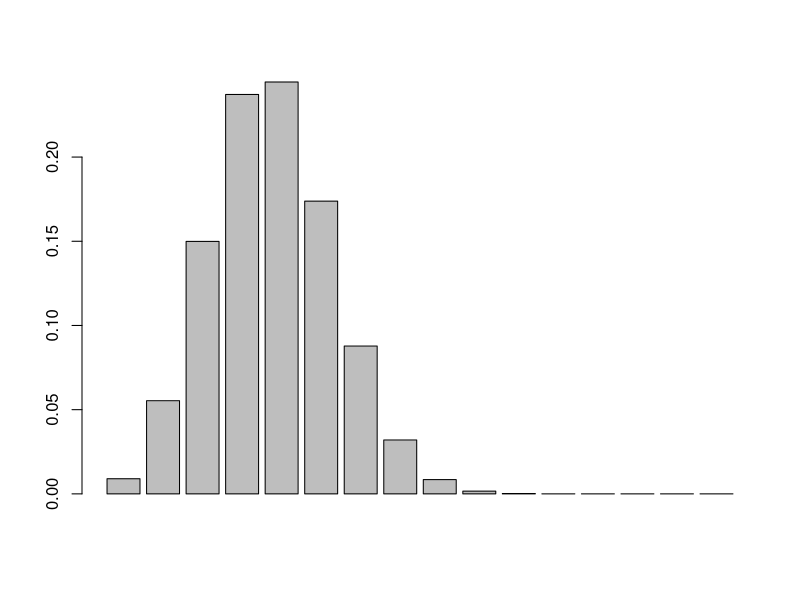
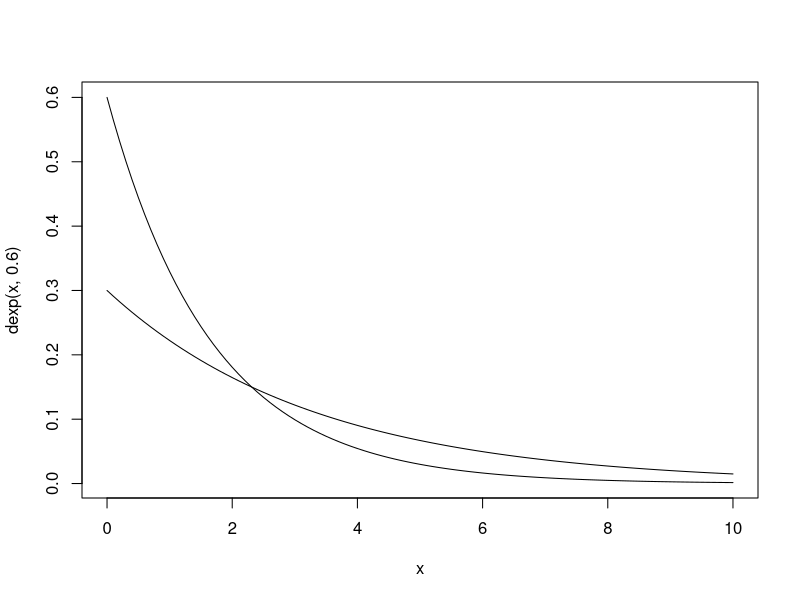
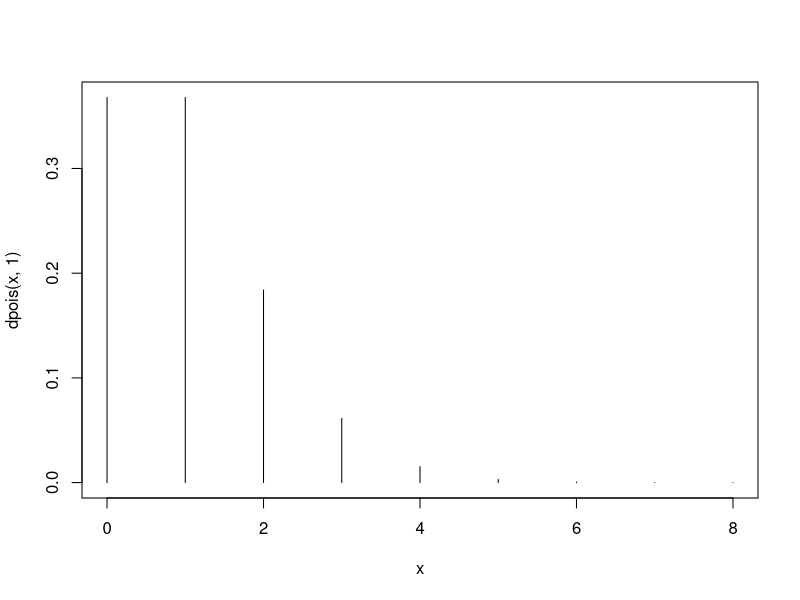
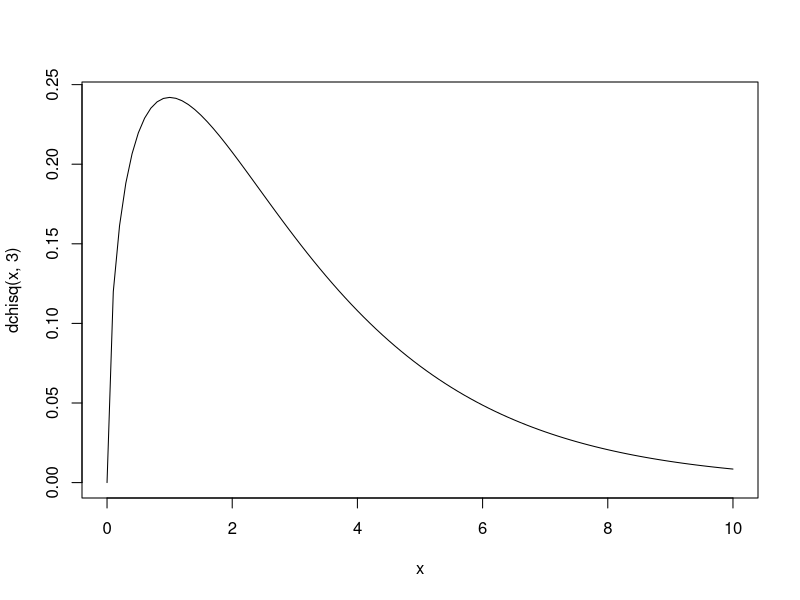
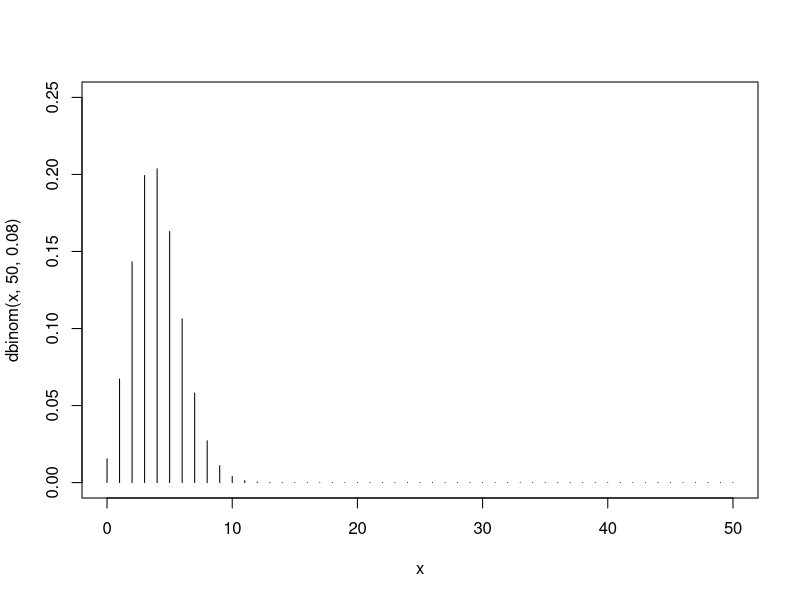

These charts were generated, in order, by the following R code:
#Vẽ một biểu đồ cột của hàm xác suất của phân phối siêu bội 
#với N = 100, M = 25 và cỡ mẫu, n = 15.
#H(100,35,15)
x = 0:15
m = 25
n = 100 - m
k = 15
barplot(dhyper(x,m,n,k))

#Bài 2
#Nếu X có phân phối như trên, đầu tiên tính P(5 ≤ X ≤ 12) bằng cách lấy tổng các xác suất
#được cho bởi hàm xác suất,và sau đó bằng cách sử dụng hàm phân phối tích lũy.
sum(dhyper(5:12,m,n,k))
phyper(12,m,n,k) - phyper(4,m,n,k)

##bài 3
#a) Sử dụng lệnh curve(dexp(x,0.6),0,10) để vẽ hàm mật độ xác suất của phân phối mũ
#với tham số λ = 0.6.

curve(dexp(x,0.6),0,10)

#b) Đối với đồ thị nhận được bạn vẽ thêm hàm mật độ xác suất của phân phối mũ với tham số
#λ = 0.3 (đảm bảo bạn thêm add=T trong lệnh curve).

curve(dexp(x,0.3),0,10, add =T)

#c) Sử dụng hàm phân phối tích lũy để tính diện tích bên dưới của hai hàm mật độ.

no = uniroot(function(x) dexp(x,0.6) - dexp(x,0.3) , c(0,10))$root
res = integrate(function(x) dexp(x,0.3),0,no)$value + integrate(function(x) dexp(x,0.6),no,10)$value
res

#bài 4
#Vẽ hàm xác suất của biến X ~ P(1) với x thuộc 0 tới 8.
x = 0:8
plot(x,dpois(x,1), type= "h")

#bài 5: Vẽ đồ thị hàm mật độ xác suất của biến 2 X ~  (3) với x[0,10] .
curve(dchisq(x,3), from = 0, to = 10)

#Chia cửa sổ đồ thị thành hai phần trên và dưới.

#- Trong phần dưới, vẽ đồ thị của hàm xác suất của biến X ~ P(4) với x{0,,50} với cùng
#lựa chọn: ylim=c(0,0.25).
#(Điều này minh họa kết quả là khi n đủ lớn và np đủ nhỏ ta có thể xấp xỉ phân phối nhị thực
# B(n, p) bằng luật Poisson P(np)

#- Trong phần trên, vẽ đồ thị của hàm xác suất của biến X ~ B(50,0.08) lấy
#ylim=c(0,0.25).
x=0:50
plot(x,dbinom(x,50,0.08),type = "h", ylim = c(0,0.25))
